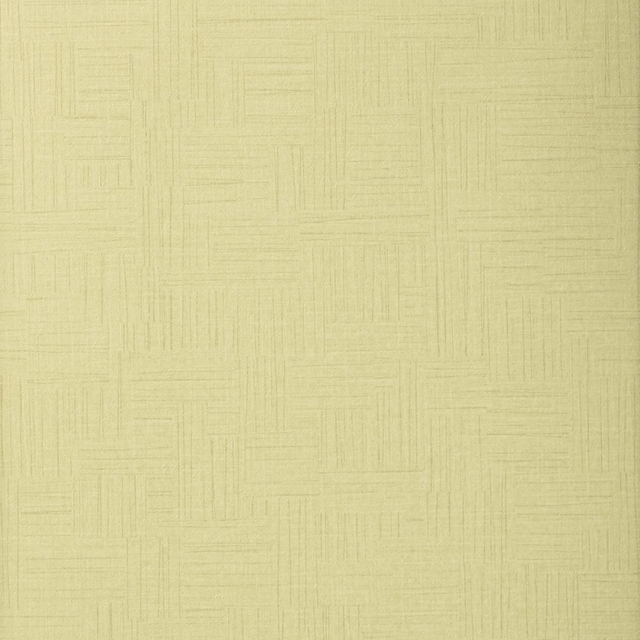
#> input picture Exercises/Exercise 8/images/images/crosshatched_0044.jpg, 640 x 640 px, found by its file name
$ jupyter execute ex8_sol.ipynb   (shell and % lines are left out)   (older library calls are emulated)
#> lines starting #> are read from the running program, lines starting #| are printed output that depends on the picture; long printed decimals are rounded
# Exercise: Features and supervised learning

In this exercise we look at different methods for extracting features from images and using them for supervised learning. We well concentrate mainly on example images from textures and try to discriminate between different textures.

In the first exercise we will look at binary local patterns and in the second exercise we will gather features from the glcm and train a classifier.

[cell 1]
import numpy as np
import skimage
import skimage.data
import skimage.io
import skimage.future
import skimage.segmentation
import skimage.feature
import sklearn.cluster
import cv2
import os

# for displaying images in jupyter
from matplotlib import pyplot as plt

import matplotlib.pyplot as plt
plt.rcParams['figure.figsize'] = [10, 10]
#mpl.rcParams['figure.dpi']= 400

## Exercise 1: Texture Recognition using Binary Local Patterns and Histograms

In this exercise we will look at texture images from two different classes and extract the binary local patterns.

We first load two images from the *describable texture database (dtd)*.

https://www.robots.ox.ac.uk/~vgg/data/dtd/

[cell 2]
im_1 = skimage.io.imread('imagesExercise/crosshatched_0044.jpg')
#> im_1 is the input picture: shape (640, 640, 3); mean R, G, B 215.7, 208.6, 155.2
im_2 = skimage.io.imread('imagesExercise/waffled_0029.jpg')
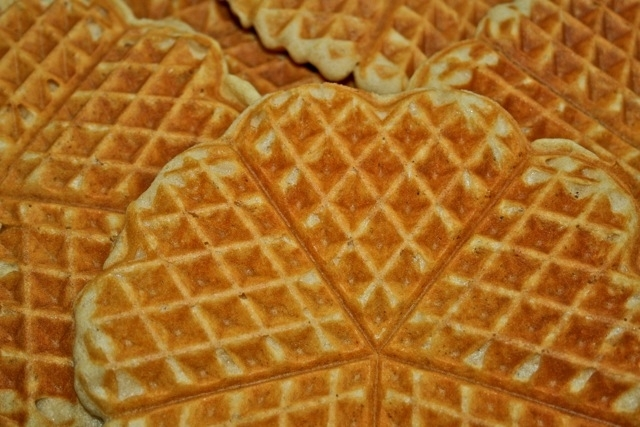
#> input picture Exercises/Exercise 8/images/images/waffled_0029.jpg, 640 x 427 px, found by its file name
#> im_2 is the input picture: shape (427, 640, 3); mean R, G, B 167.5, 106.7, 34.4
plt.rcParams['figure.figsize'] = [10, 10]
plt.subplot(2, 1, 1)
plt.imshow(im_1)
plt.subplot(2, 1, 2)
plt.imshow(im_2)

### Use grayscale images

We will only use the gray images, so we will convert them to grayscale. By default, this will turn them into float64 images if we use the ```skimage.color.rgb2gray``` function. As we want to continue to work with 8bit images, we convert them back to ubyte using ```skimage.img_as_ubyte```:

[cell 3]
im_1_gray = skimage.img_as_ubyte(skimage.color.rgb2gray(im_1))
plt.imshow(im_1_gray, cmap='gray')

### Exercise 1.1. Convert to grayscale

Do the same for the other image.

[cell 4]
# Solution
im_2_gray = skimage.img_as_ubyte(skimage.color.rgb2gray(im_2))
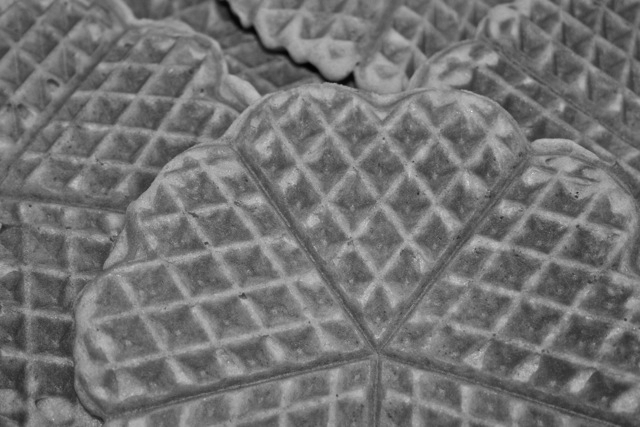
#> im_2_gray: shape (427, 640); min 1, max 232, mean 114.4
plt.imshow(im_2_gray, cmap='gray')

### Exercise 1.2 Calculate the local binary patterns (LBP)

Calculate the local binary patterns using the function ```skimage.feature.local_binary_pattern```. Check the description of the function for different variants of the pattern calculation.

Visualize the patterns as image. What is the range of the resulting data? Do you think we could we use the values directly to distinquish between the two textures?

[cell 5]
# Solution
lbp_1_1 = skimage.feature.local_binary_pattern(im_1_gray, P=8, R=2.0, method='ror')
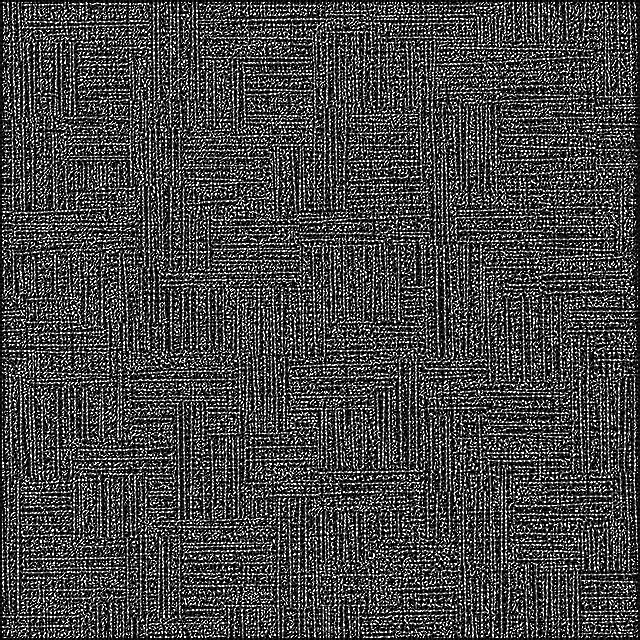
#> lbp_1_1: shape (640, 640) float64; min 0, max 255, mean 69.4
#feature_1 = np.stack([lbp_1_1, lbp_1_2], axis=2)
print(lbp_1_1.shape)
#| (640, 640)
print(np.max(lbp_1_1))
#| 255.0
print(lbp_1_1.dtype)
#| float64


lbp_2_1 = skimage.feature.local_binary_pattern(im_2_gray, P=8, R=2.0, method='ror')
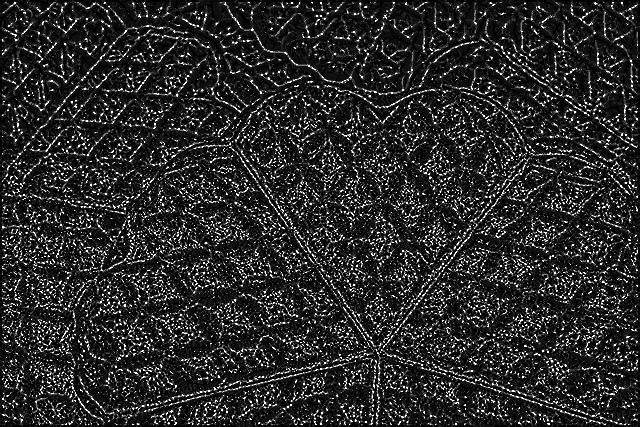
#> lbp_2_1: shape (427, 640) float64; min 0, max 255, mean 43.2

plt.subplot(2, 1, 1)
plt.imshow(lbp_1_1)
plt.subplot(2, 1, 2)
plt.imshow(lbp_2_1)

### Exercise 1.3: Texture Segmentation with LBP

In order to use the LBP for (texture) segmentation, we can not use the pixel values directly. So an often used approach is to use the histogram of the LBP as feature. For texture segmentation we want to calculate this histogram on a subwindow.

#### Sliding window approach

For a sliding window approach, skimage provides two utility function to calculate blocks from an image. One is ```skimage.util.view_as_blocks``` that divides the image into non-overlapping blocks and the other is ```skimage.util.view_as_windows``` that divides the image into overlapping windows. For the latter approach, we have to be careful to not generate too many windows, so in the sliding window approach we often use some step value greater than 1.

Use the function ```skimage.util.view_as_blocks``` and see how to access the blocks. Plot the blocks as images.

[cell 6]
# Solution

blocks_1 = skimage.util.shape.view_as_blocks(im_1_gray, block_shape=(80,80))
print(blocks_1.shape)
#| (8, 8, 80, 80)

index = 1
for i in range(blocks_1.shape[0]):
    for j in range(blocks_1.shape[1]):
        plt.subplot(blocks_1.shape[0], blocks_1.shape[1], index)
        plt.imshow(blocks_1[i,j], cmap='gray')
        index += 1
#> after the loop, index = 65
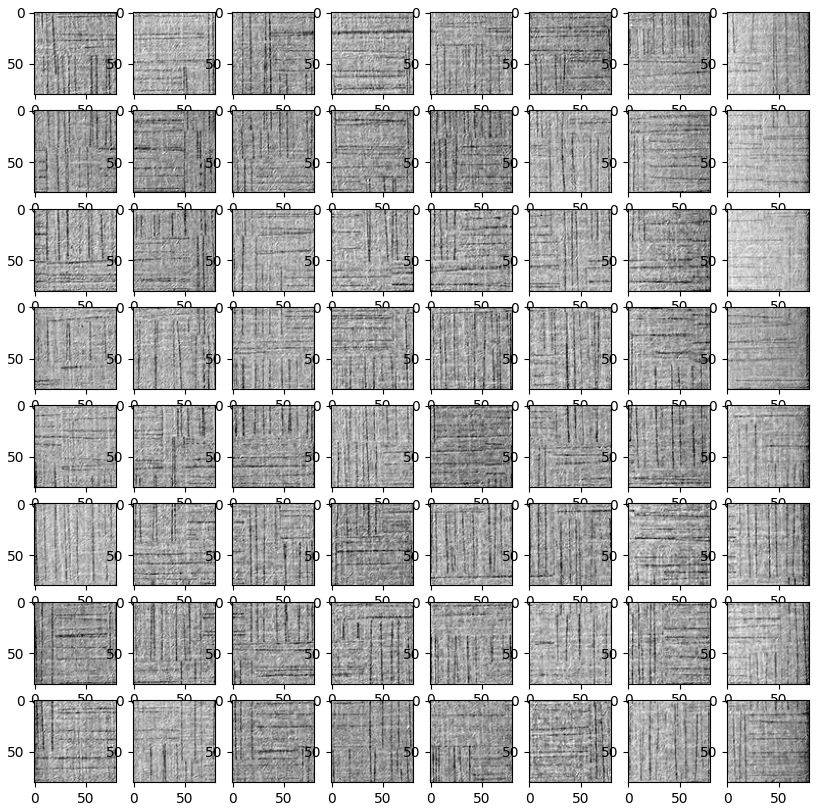
#> figure drawn by matplotlib, 64 panels

Try the same with the function ```skimage.util.view_as_windows```. What could be the advantage of this function over the other one?

[cell 7]
# Solution
blocks_1 = skimage.util.shape.view_as_windows(im_1_gray, window_shape=(80,80), step=(40,40))
print(blocks_1.shape)
#| (15, 15, 80, 80)

index = 1
for i in range(blocks_1.shape[0]):
    for j in range(blocks_1.shape[1]):
        plt.subplot(blocks_1.shape[0], blocks_1.shape[1], index)
        plt.imshow(blocks_1[(i,j)], cmap='gray')
        index += 1
#> after the loop, index = 226
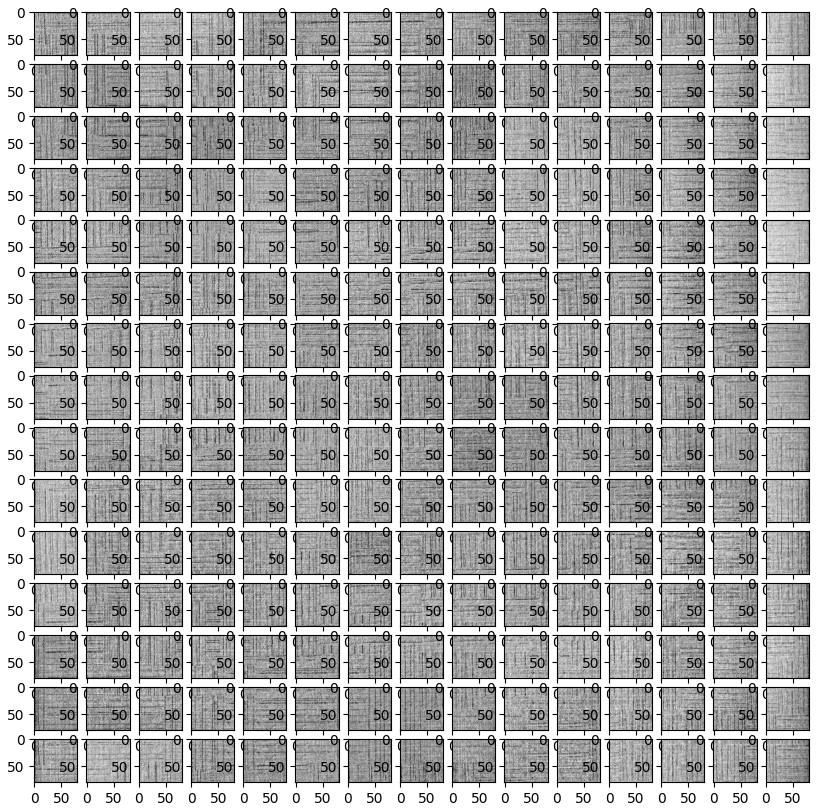
#> figure drawn by matplotlib, 225 panels

#### Histogram calculation
Calculate the histogram (```np.histogram```) of the LBP in 2 subwindows of the first image and then in two subwindows of the second texture image and plot all four histograms. Use 255 bins for the histogram. ```np.histogram``` returns both the histogram values and the edges of the bins, there is one more edge than number of bins)

Plot the resulting histograms.

[cell 8]
# Solution
blocks_lbp_image_1 = skimage.util.shape.view_as_windows(lbp_1_1, window_shape=(80,80), step=80)
blocks_lbp_image_2 = skimage.util.shape.view_as_windows(lbp_2_1, window_shape=(80,80), step=80)

hist_1_1, bins = np.histogram(blocks_lbp_image_1[0,0], bins=255)
#> hist_1_1 = 255 values, max 832 at index 254, min 0 at index 2, mean 25.1; bins = 256 values from 0 to 255
hist_1_2, _ = np.histogram(blocks_lbp_image_1[1,0], bins=255)
#> hist_1_2 = 255 values, max 840 at index 254, min 0 at index 2, mean 25.1
hist_2_1, _ = np.histogram(blocks_lbp_image_2[0,0], bins=255)
#> hist_2_1 = 255 values, max 1616 at index 15, min 0 at index 2, mean 25.1
hist_2_2, _ = np.histogram(blocks_lbp_image_2[1,0], bins=255)
#> hist_2_2 = 255 values, max 1432 at index 15, min 0 at index 2, mean 25.1

[cell 9]
# Solution
plt.subplot(2, 2, 1)
#ax.bar(edges[:-1], frq, width=np.diff(edges), ec="k", align="edge")
plt.bar(bins[:-1], hist_1_1)
plt.subplot(2, 2, 2)
hist_1_2[0].shape
plt.bar(bins[:-1], hist_1_2)
plt.subplot(2, 2, 3)
hist_1_2[0].shape
plt.bar(bins[:-1], hist_2_1)
plt.subplot(2, 2, 4)
hist_1_2[0].shape
plt.bar(bins[:-1], hist_2_2)
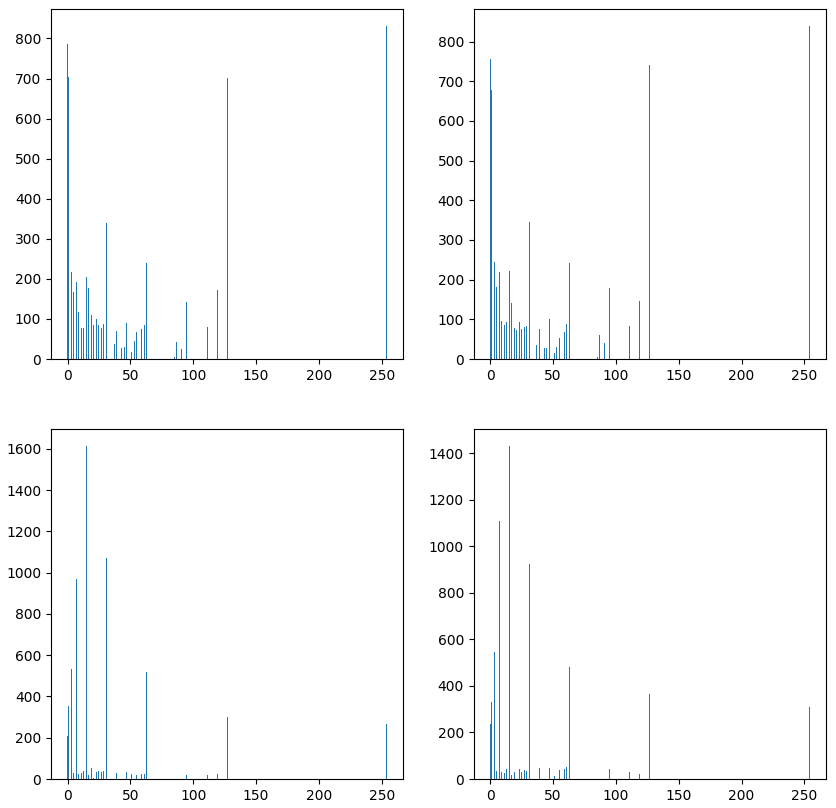
#> figure drawn by matplotlib, 4 panels; panel 1: tallest bar 832 high, from x = 253.6 to 254.4; panel 2: tallest bar 840 high, from x = 253.6 to 254.4; panel 3: tallest bar 1616 high, from x = 14.6 to 15.4; panel 4: tallest bar 1432 high, from x = 14.6 to 15.4

#### Histogram comparison

There are different functions to compare histograms. One possibility is ```scipy.stats.chisquare``` for the so called chi square difference. Other implementation of histogram comparisons are available in OpenCV (https://docs.opencv.org/3.4/d8/dc8/tutorial_histogram_comparison.html).

If you want to use the ```scipy.stats.chisquare```, it will fail if any of the histogram values are 0. This can be solved by adding 1 to the histogram.

Calculate the histogram differences between histograms from the same image and the histogram from different images.

Are the results as expected?
> If we calculate the hsitogram difference between the same image, we expect a small difference = 0. If we calculate the histogram difference between different images, we expect a large difference.

[cell 10]
import scipy.stats

# Here we use the chi-square test to compare the histograms
print(scipy.stats.chisquare(hist_1_1+1, hist_1_1+1)) # static=0 p-value= 1 clearly the same (expected)
#| Power_divergenceResult(statistic=0.0, pvalue=1.0)
print(scipy.stats.chisquare(hist_1_1+1, hist_1_2+1)) # statistic=84, p-value=1  Indicates differences within the same image, but not highly significant.
#| Power_divergenceResult(statistic=86.084, pvalue=1.0)


print(scipy.stats.chisquare(hist_2_1+1, hist_2_2+1))
#| Power_divergenceResult(statistic=185.032, pvalue=0.9996)
# Inicates differences between the two images, but not highly significant.

print(scipy.stats.chisquare(hist_1_1+1, hist_2_1+1))
#| Power_divergenceResult(statistic=17477.474, pvalue=0.0)
# Power_divergenceResult(statistic=19140.500232560335, pvalue=0.0) Indicates differences between the two images, and highly significant.
print(scipy.stats.chisquare(hist_1_2+1, hist_2_2+1))
#| Power_divergenceResult(statistic=17486.054, pvalue=0.0)
# Power_divergenceResult(statistic=19140.500232560335, pvalue=0.0) Indicates differences between the two images, and highly significant.

## Exercise 2: Semantic Segmentation using statistical features, GLCM features and supervised learning

In the next exercise we want to use a feature vector from statistical data and use it for supervised learning. For that we will again use a sliding window approach, so first we divide the images again into sliding window views. Use few windows (i.e. a large step size) first and increase the number of windows when all is implemented. Try a block size for example of 40 by 40 pixels.

[cell 11]
# Solution
blocks_1 = skimage.util.shape.view_as_windows(im_1_gray, window_shape=40, step=20)
blocks_1_flat = blocks_1.reshape(-1, blocks_1.shape[2], blocks_1.shape[3])

### Exercise 2.1: Statistical features

Calculate the mean value (```np.mean```) and the standard deviation (```np.std```) of a block. This will be our first features.

[cell 12]
# Solution
# the `max` or the `median` value of each blocks.
mean = np.mean(blocks_1_flat[0])
#> mean = 215.1
std = np.std(blocks_1_flat[0])
#> std = 4.72
print(mean)
#| 215.051
print(std)
#| 4.725

### Exercise 2.2. GLCM

Next we want do calculate the GLCM (using skimage.feature.greycomatrix). The matrix is a square nxn matrix, where n is the number of levels. For uint8 images n would be 256, however this is probably too large, we we use only 16 levels which can be achieved by dividing the image by 16 (usind the // operator in python for integer division).

```image = blocks_1_flat[0] // 16```

Calculate a matrix and indicate the correct number of levels. Check the documentation about the arguments.

[cell 13]
#Solution
image = blocks_1_flat[0] // 16
glcm = skimage.feature.greycomatrix(image, distances=[1], angles=[0], levels=16, symmetric=True, normed=False)

#### Multiple GLCMs
It is possible to calculate different GLCMs for different pixel neighborhoods and different orientations. Change the arguments to calculate GLCMs for the distances 1 and 2 pixels and for horizontal and vertical orientations.

[cell 14]
# Solution
glcm = skimage.feature.greycomatrix(image, distances=[1,2], angles=[0, np.pi / 2.0], levels=16, symmetric=True, normed=False)

### Exercise 2.3 Features
#### Properties from GLCMs

```skimage.feature.greycoprops``` allows to calculate different features from the GLCM such as contrast and dissimilarity. The full list of supported features is

```['contrast', 'dissimilarity', 'homogeneity', 'energy', 'correlation', 'ASM']```

Calculate those features and print them.

[cell 15]
# Solution
for prop in ['contrast', 'dissimilarity', 'homogeneity', 'energy', 'correlation', 'ASM']:
    print('{}: {}'.format(prop, skimage.feature.greycoprops(glcm, prop=prop)))
#> this loop made 6 passes
#| contrast: [[0.1295 0.07115]
#|  [0.1592 0.08684]]
#| dissimilarity: [[0.1282 0.07115]
#> (further printed lines are left out)

#### Feature calculation
Define a function that takes an input image and calculates a feature vector from it.

[cell 16]
# Solution (part)
def calc_features(image: np.ndarray):
    features = np.asarray([np.mean(image), np.std(image)])
#> features = [12.93, 0.287]
    glcm = skimage.feature.greycomatrix(image, [1,2], [0, np.pi / 2], levels=16, symmetric=True, normed=False)
    for prop in ['contrast', 'dissimilarity', 'homogeneity', 'energy', 'correlation', 'ASM']:
        features = np.concatenate((features, skimage.feature.greycoprops(glcm, prop=prop).flatten()))
#> this loop made 6 passes
#> features on pass 1: [12.93, 0.287, 0.129, 0.0712, 0.159, 0.0868]
#> after the loop, features = 26 values, max 12.93 at index 0, min -0.0509 at index 20, mean 0.98
    return features
f = calc_features(blocks_1_flat[0] // 16)
#> f has the same summary as features in calc_features
print(f.shape)
#| (26,)

Calculate the features for every window in the image and put them together to a large vector of features.

[cell 17]
# Solution
f = [calc_features(image // 16) for image in blocks_1_flat]
#> the loop in calc_features (call 2), `for prop in ['contrast', 'dissimilarity', 'homogeneity', 'energy', 'co..` made 6 passes
#> in calc_features (call 38), `features = np.asarray([np.mean(image), np.std(image)])`: features = [12.89, 0.315]
#> in calc_features (call 38), `features = np.asarray([np.mean(image), np.std(image)])`:
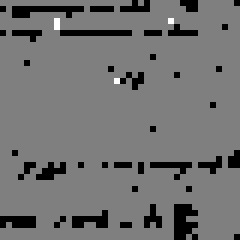
#> image: shape (40, 40) (shown 6 times larger); min 12, max 14, mean 12.89; drawn with min black and max white
#> the loop in calc_features (call 38), `for prop in ['contrast', 'dissimilarity', 'homogeneity', 'energy', 'co..` made 6 passes
#> features on pass 1: [12.89, 0.315, 0.101, 0.154, 0.117, 0.189]
#> after the loop in calc_features (call 38), `for prop in ['contrast', 'dissimilarity', 'homogeneity', 'energy', 'co..`: features = 26 values, max 12.89 at index 0, min -0.00493 at index 21, mean 0.971
#> f = 961 items
data = np.stack(f, axis=0)

#### Complete the data sets for training
For supervised learning, we need a label for each feature, lets assign the first image the label 0 and the second image the label 1. Put together a label vector for the data set 1 and then put together the features and labels for the data set 2. Finally concatenate both data sets and labels together.

[cell 18]
# Solution
# generate dataset suitable for the supervised learning methods in sklearn
blocks_1 = skimage.util.shape.view_as_windows(im_1_gray, window_shape=40, step=20)
blocks_1_flat = blocks_1.reshape(-1, blocks_1.shape[2], blocks_1.shape[3])
f_1 = [calc_features(image // 16) for image in blocks_1_flat]
#> f_1 = 961 items
data_1 = np.stack(f_1, axis=0)
label_1 = np.empty(data_1.shape[0])
label_1.fill(0)

blocks_2 = skimage.util.shape.view_as_windows(im_2_gray, window_shape=40, step=20)
blocks_2_flat = blocks_2.reshape(-1, blocks_2.shape[2], blocks_2.shape[3])
f_2 = [calc_features(image // 16) for image in blocks_2_flat]
#> f_2 = 620 items
data_2 = np.stack(f_2, axis=0)
label_2 = np.empty(data_2.shape[0])
label_2.fill(1)

# create a full data set
data = np.concatenate([data_1, data_2])
label = np.concatenate([label_1, label_2])

[cell 19]
print(data.shape, label.shape)
#| (1581, 26) (1581,)

### 2.4: Supervised learning

In order to use any of the available supervised learning approaches, we *should* normalize the data (read *must* :-)). There is a function ```sklearn.preprocessing.normalize``` that can do that, alternatively we could normalize the features to be in the range between 0 and 1 when we put then together.

When using ```sklearn.preprocessing.normalize```, we do not want to normalize individual feature vector (axis=1, the default), but along all values of a feature (axis = 0). So the call should be

```data_norm = sklearn.preprocessing.normalize(data, axis=0)```

Also our data is not shuffled randomly, which might impact the result for some approaches. We can shuffle a data set and the label together using

```sklearn.utils.shuffle(data, label)```.

[cell 20]
# Solution
data_norm = sklearn.preprocessing.normalize(data, axis=0)
# shuffle the data sets
data_s, label_s = sklearn.utils.shuffle(data_norm, label)
#> label_s = 1581 values, max 1 at index 0, min 0 at index 1, mean 0.392

#### Classifiers

We are finally ready to train a classifier on the data. We will use a decision tree and a support vector machine. The decision tree is implemented in

```dtc = sklearn.tree.DecisionTreeClassifier()```

which will return a classifier object that has the member function fit

```dtc.fit(data_s, label_s)```

There a different variants of support vector machines in the package sklearn.svm. For our problem, we can use the LinearSVC:

```svm = sklearn.svm.LinearSVC()```

Train both classifiers and predict the (training) data using

```dtc.predict(data_s)```.

How good is the result? How do we evaluate the result?

[cell 21]
#Solution
# use a decision tree classifier
dtc = sklearn.tree.DecisionTreeClassifier()
dtc.fit(data_s, label_s)
# prediction
labels_p = dtc.predict(data_s)
#> labels_p has the same summary as label_s
sklearn.metrics.confusion_matrix(label_s, labels_p)
#> Out = [[961, 0], [0, 620]]

[cell 22]
# Solution
svm = sklearn.svm.LinearSVC()
svm.fit(data_s, label_s)
labels_p = svm.predict(data_s)
sklearn.metrics.confusion_matrix(label_s, labels_p)
#> Out = [[961, 0], [0, 620]]
